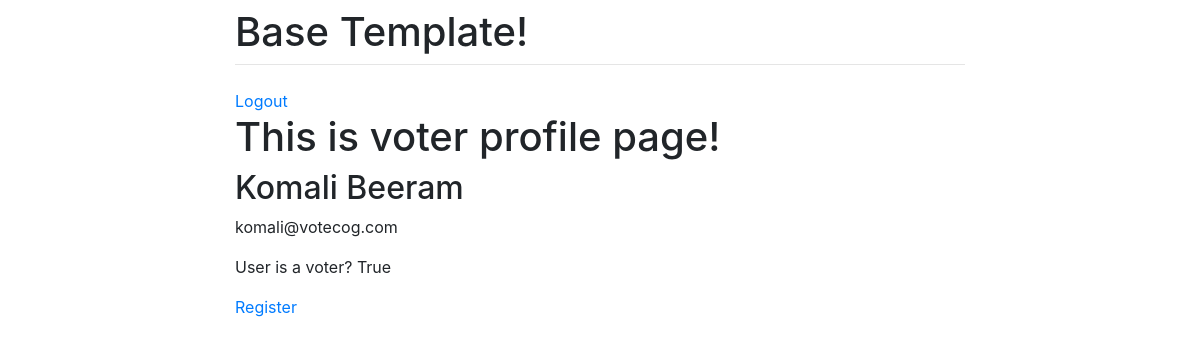
Screenshot of /profile/ (signed in) with the database file from the repository.
### accounts/models.py (models this page shows, shortened)
class Account(AbstractBaseUser):
    email = models.EmailField(verbose_name="email", max_length=60, unique=True)
    username = models.CharField(max_length=30, unique=True)
    date_joined = models.DateTimeField(verbose_name='date joined', auto_now_add=True)
    last_login = models.DateTimeField(verbose_name='last login', auto_now=True)
    is_voter = models.BooleanField(default=True)
    is_admin = models.BooleanField(default=False)
    is_staff = models.BooleanField(default=False)
    is_active = models.BooleanField(default=True)
    is_superuser = models.BooleanField(default=False)
    USERNAME_FIELD = 'username'
    REQUIRED_FIELDS = ['email','is_voter']
    objects = MyAccountManager()

### accounts/views.py (the view)
# urls.py: path('profile/', views.profile, name='profile'),
@login_required
def profile(request):
    if request.user.is_voter:
        return render(request, 'accounts/voter.html')
    else:
        return render(request, 'accounts/candidate.html')

### templates/accounts/voter.html
{% extends "base.html" %}
{% block content %}
    {% if user.is_authenticated %}
        <a href="{% url 'logout' %}">Logout</a>
        <h1>This is voter profile page!</h1>
        <h2>{{ user.username }}</h2>
        <p>{{ user.email }}</p>
        {% if user.is_voter %}
            <p>User is a voter? {{user.is_voter}}</p>
        {% else %}
            <p>User is a voter? {{user.is_voter}}</p>
        {% endif %}
        <a href="{% url 'accounts:person_form' %}">Register</a>
    {% endif %}
{% endblock content %}

### rows the page displays
Account: username "Komali Beeram", email "komali@votecog.com", is_voter "True"
